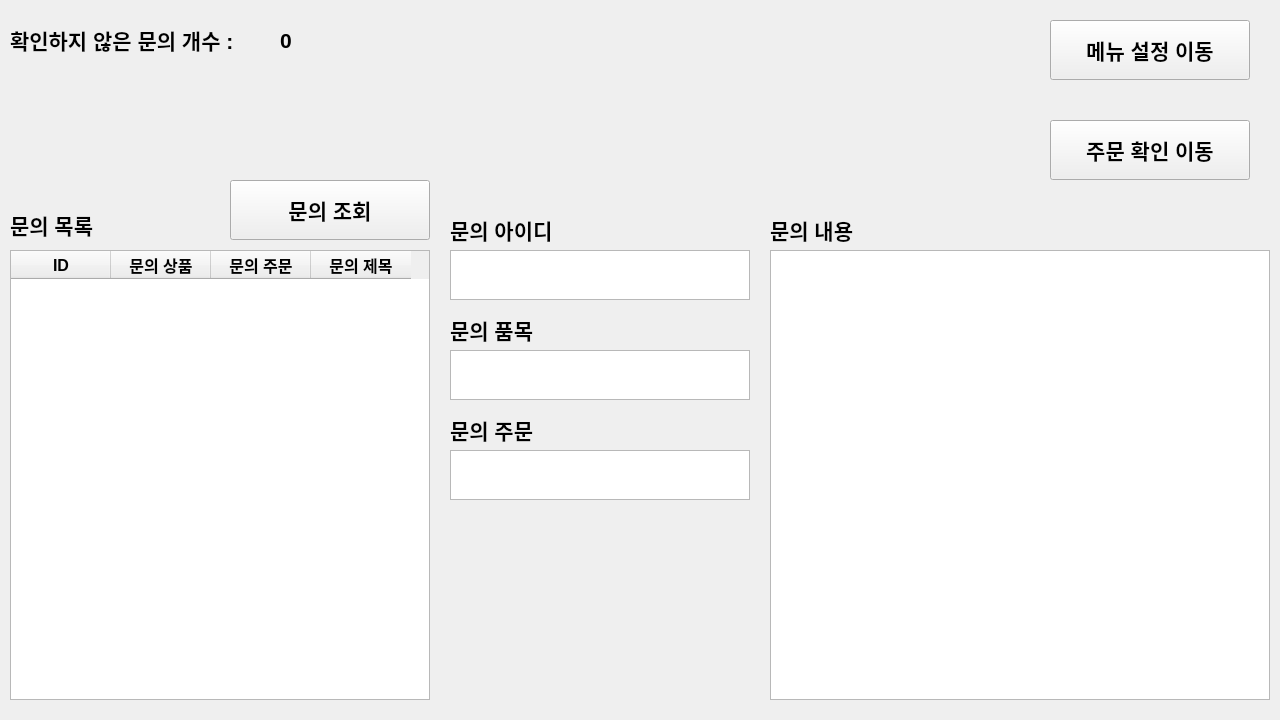
<?xml version="1.0" encoding="UTF-8"?>
<ui version="4.0">
 <class>Form</class>
 <widget class="QWidget" name="Form">
  <property name="geometry">
   <rect>
    <x>0</x>
    <y>0</y>
    <width>1280</width>
    <height>720</height>
   </rect>
  </property>
  <property name="windowTitle">
   <string>Form</string>
  </property>
  <widget class="QLabel" name="label">
   <property name="geometry">
    <rect>
     <x>10</x>
     <y>200</y>
     <width>100</width>
     <height>50</height>
    </rect>
   </property>
   <property name="font">
    <font>
     <pointsize>16</pointsize>
     <weight>75</weight>
     <bold>true</bold>
    </font>
   </property>
   <property name="text">
    <string>문의 목록</string>
   </property>
  </widget>
  <widget class="QTextBrowser" name="questText">
   <property name="geometry">
    <rect>
     <x>770</x>
     <y>250</y>
     <width>500</width>
     <height>450</height>
    </rect>
   </property>
   <property name="font">
    <font>
     <pointsize>16</pointsize>
     <weight>75</weight>
     <bold>true</bold>
    </font>
   </property>
  </widget>
  <widget class="QTextBrowser" name="questId">
   <property name="geometry">
    <rect>
     <x>450</x>
     <y>250</y>
     <width>300</width>
     <height>50</height>
    </rect>
   </property>
   <property name="font">
    <font>
     <pointsize>16</pointsize>
     <weight>75</weight>
     <bold>true</bold>
    </font>
   </property>
  </widget>
  <widget class="QTextBrowser" name="questProduct">
   <property name="geometry">
    <rect>
     <x>450</x>
     <y>350</y>
     <width>300</width>
     <height>50</height>
    </rect>
   </property>
   <property name="font">
    <font>
     <pointsize>16</pointsize>
     <weight>75</weight>
     <bold>true</bold>
    </font>
   </property>
  </widget>
  <widget class="QTextBrowser" name="questOrder">
   <property name="geometry">
    <rect>
     <x>450</x>
     <y>450</y>
     <width>300</width>
     <height>50</height>
    </rect>
   </property>
   <property name="font">
    <font>
     <pointsize>16</pointsize>
     <weight>75</weight>
     <bold>true</bold>
    </font>
   </property>
  </widget>
  <widget class="QLabel" name="label_2">
   <property name="geometry">
    <rect>
     <x>450</x>
     <y>210</y>
     <width>200</width>
     <height>40</height>
    </rect>
   </property>
   <property name="font">
    <font>
     <pointsize>16</pointsize>
     <weight>75</weight>
     <bold>true</bold>
    </font>
   </property>
   <property name="text">
    <string>문의 아이디</string>
   </property>
  </widget>
  <widget class="QLabel" name="label_3">
   <property name="geometry">
    <rect>
     <x>450</x>
     <y>310</y>
     <width>200</width>
     <height>40</height>
    </rect>
   </property>
   <property name="font">
    <font>
     <pointsize>16</pointsize>
     <weight>75</weight>
     <bold>true</bold>
    </font>
   </property>
   <property name="text">
    <string>문의 품목</string>
   </property>
  </widget>
  <widget class="QLabel" name="label_4">
   <property name="geometry">
    <rect>
     <x>450</x>
     <y>410</y>
     <width>200</width>
     <height>40</height>
    </rect>
   </property>
   <property name="font">
    <font>
     <pointsize>16</pointsize>
     <weight>75</weight>
     <bold>true</bold>
    </font>
   </property>
   <property name="text">
    <string>문의 주문</string>
   </property>
  </widget>
  <widget class="QLabel" name="label_5">
   <property name="geometry">
    <rect>
     <x>770</x>
     <y>210</y>
     <width>200</width>
     <height>40</height>
    </rect>
   </property>
   <property name="font">
    <font>
     <pointsize>16</pointsize>
     <weight>75</weight>
     <bold>true</bold>
    </font>
   </property>
   <property name="text">
    <string>문의 내용</string>
   </property>
  </widget>
  <widget class="QPushButton" name="moveOrder">
   <property name="geometry">
    <rect>
     <x>1050</x>
     <y>120</y>
     <width>200</width>
     <height>60</height>
    </rect>
   </property>
   <property name="font">
    <font>
     <pointsize>16</pointsize>
     <weight>75</weight>
     <bold>true</bold>
    </font>
   </property>
   <property name="text">
    <string>주문 확인 이동</string>
   </property>
  </widget>
  <widget class="QPushButton" name="moveOrder_2">
   <property name="geometry">
    <rect>
     <x>1050</x>
     <y>20</y>
     <width>200</width>
     <height>60</height>
    </rect>
   </property>
   <property name="font">
    <font>
     <pointsize>16</pointsize>
     <weight>75</weight>
     <bold>true</bold>
    </font>
   </property>
   <property name="text">
    <string>메뉴 설정 이동</string>
   </property>
  </widget>
  <widget class="QTableWidget" name="questions">
   <property name="geometry">
    <rect>
     <x>10</x>
     <y>250</y>
     <width>420</width>
     <height>450</height>
    </rect>
   </property>
   <property name="font">
    <font>
     <pointsize>12</pointsize>
     <weight>75</weight>
     <bold>true</bold>
    </font>
   </property>
   <column>
    <property name="text">
     <string>ID</string>
    </property>
   </column>
   <column>
    <property name="text">
     <string>문의 상품</string>
    </property>
   </column>
   <column>
    <property name="text">
     <string>문의 주문</string>
    </property>
   </column>
   <column>
    <property name="text">
     <string>문의 제목</string>
    </property>
   </column>
  </widget>
  <widget class="QPushButton" name="printQuestions">
   <property name="geometry">
    <rect>
     <x>230</x>
     <y>180</y>
     <width>200</width>
     <height>60</height>
    </rect>
   </property>
   <property name="font">
    <font>
     <pointsize>16</pointsize>
     <weight>75</weight>
     <bold>true</bold>
    </font>
   </property>
   <property name="text">
    <string>문의 조회</string>
   </property>
  </widget>
  <widget class="QLabel" name="label_6">
   <property name="geometry">
    <rect>
     <x>10</x>
     <y>20</y>
     <width>260</width>
     <height>40</height>
    </rect>
   </property>
   <property name="font">
    <font>
     <pointsize>16</pointsize>
     <weight>75</weight>
     <bold>true</bold>
    </font>
   </property>
   <property name="text">
    <string>확인하지 않은 문의 개수 :</string>
   </property>
  </widget>
  <widget class="QLabel" name="questAlarm">
   <property name="geometry">
    <rect>
     <x>280</x>
     <y>20</y>
     <width>80</width>
     <height>40</height>
    </rect>
   </property>
   <property name="font">
    <font>
     <pointsize>16</pointsize>
     <weight>75</weight>
     <bold>true</bold>
    </font>
   </property>
   <property name="text">
    <string>0</string>
   </property>
  </widget>
 </widget>
 <resources/>
 <connections/>
</ui>
